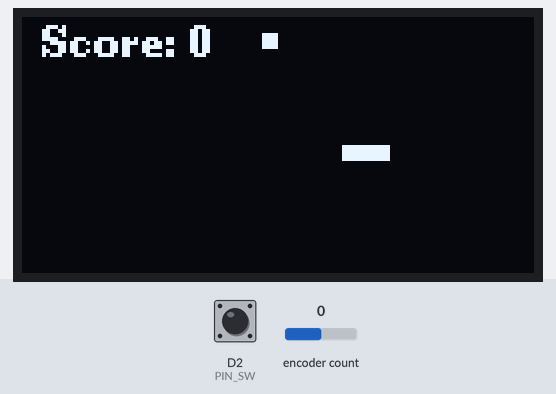
The sketch below on a simulated ESP8266 (NodeMCU). Shown: 128×64 one-colour display. Inputs (shaded band) come from the test bench; at power-on: D2 (PIN_SW) HIGH, encoder count 0. Random numbers use the default seed unless the sketch sets one.

Above: at 1.2 s.
1.3 s: D2 (PIN_SW) pulled LOW for 3.2 s
At 4.3 s:
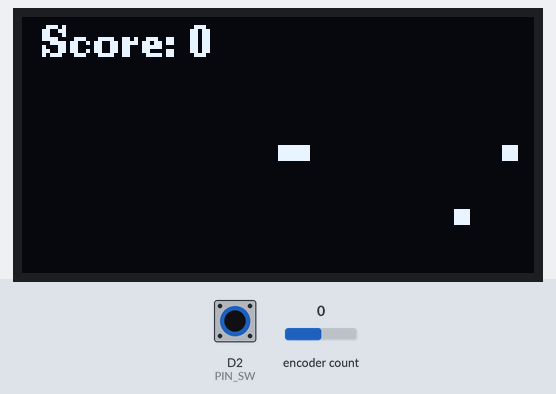
5.1 s: encoder count set to -1
At 6.4 s:
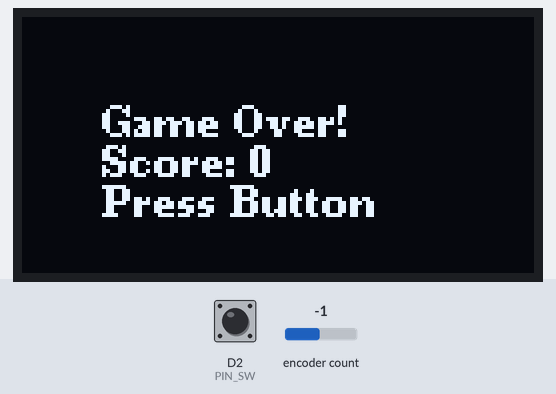
7.0 s: D2 (PIN_SW) pulled LOW for 0.15 s
7.7 s: encoder count set to -2
Timing chart, 0 to 10.4 s (numbered marks = the images above; inputs shaded):
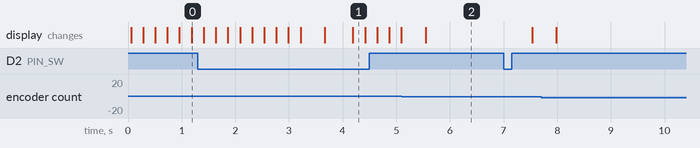

The sketch:

snakegame.ino
```cpp
// #include <U8g2lib.h>
// #include <RotaryEncoder.h>

// // OLED Display setup (I2C)
// U8G2_SH1106_128X64_NONAME_F_HW_I2C u8g2(U8G2_R0, /* reset=*/ U8X8_PIN_NONE, /* clock=*/ D5, /* data=*/ D4);

// // Rotary Encoder setup
// #define PIN_CLK D0  // CLK pin of the rotary encoder
// #define PIN_DT D1   // DT pin of the rotary encoder
// #define PIN_SW D2   // SW (button) pin of the rotary encoder
// RotaryEncoder encoder(PIN_CLK, PIN_DT, RotaryEncoder::LatchMode::TWO03);

// // Game Constants
// #define GRID_SIZE 4
// #define WIDTH 32
// #define HEIGHT 16

// // Game Variables
// struct Position { int x, y; };
// Position snake[100], food;
// int snakeLength = 3;
// int dirX = 1, dirY = 0;
// bool gameover = false;
// int score = 0;
// int speed = 200;

// // Rotary Encoder Variables
// int lastEncoderPos = 0;
// bool horizontalMode = false;  // Default: Vertical movement

// // Directions
// enum Direction { UP, DOWN, LEFT, RIGHT };
// Direction snakeDirection = RIGHT;

// void setup() {
//     u8g2.begin();
//     pinMode(PIN_SW, INPUT_PULLUP);
//     encoder.setPosition(0);
//     randomSeed(analogRead(0));
//     resetGame();
// }

// void loop() {
//     if (!gameover) {
//         updateGame();
//         drawGame();
//         delay(speed);
//     } else {
//         drawGameOver();
//         if (digitalRead(PIN_SW) == LOW) {
//             delay(500); // Debounce delay
//             resetGame();
//         }
//     }
// }

// void updateGame() {
//     // Read rotary encoder
//     encoder.tick();

//     // **Debounce button press for mode toggle**
//     static unsigned long lastPress = 0;
//     if (digitalRead(PIN_SW) == LOW && millis() - lastPress > 200) {
//         horizontalMode = !horizontalMode;  // Toggle movement mode
//         lastPress = millis();
//     }

//     int newPos = encoder.getPosition();

//     // **Increase sensitivity by detecting changes in position**
//     if (abs(newPos - lastEncoderPos) >= 1) {  // Adjust sensitivity (2 = smoother, 1 = sensitive)
//         if (horizontalMode) {
//             snakeDirection = (newPos > lastEncoderPos) ? RIGHT : LEFT;
//         } else {
//             snakeDirection = (newPos > lastEncoderPos) ? DOWN : UP;
//         }
//         lastEncoderPos = newPos;  // Update position
//     }

//     // Update snake direction based on `snakeDirection`
//     switch (snakeDirection) {
//         case UP:    dirX = 0; dirY = -1; break;
//         case DOWN:  dirX = 0; dirY = 1;  break;
//         case LEFT:  dirX = -1; dirY = 0; break;
//         case RIGHT: dirX = 1; dirY = 0;  break;
//     }

//     // Calculate new head position
//     Position newHead = { snake[0].x + dirX, snake[0].y + dirY };

//     // Check collision with walls
//     if (newHead.x < 0 || newHead.x >= WIDTH || newHead.y < 0 || newHead.y >= HEIGHT) {
//         gameover = true;
//         return;
//     }

//     // Check collision with self
//     for (int i = 0; i < snakeLength; i++) {
//         if (snake[i].x == newHead.x && snake[i].y == newHead.y) {
//             gameover = true;
//             return;
//         }
//     }

//     // Check collision with food
//     if (newHead.x == food.x && newHead.y == food.y) {
//         score++;
//         snakeLength++;
//         speed = max(50, speed - 10); // Increase speed
//         spawnFood();
//     }

//     // Move snake
//     for (int i = snakeLength - 1; i > 0; i--) {
//         snake[i] = snake[i - 1];
//     }
//     snake[0] = newHead;
// }

// void drawGame() {
//     u8g2.clearBuffer();
//     for (int i = 0; i < snakeLength; i++) {
//         u8g2.drawBox(snake[i].x * GRID_SIZE, snake[i].y * GRID_SIZE, GRID_SIZE, GRID_SIZE);
//     }
//     u8g2.drawBox(food.x * GRID_SIZE, food.y * GRID_SIZE, GRID_SIZE, GRID_SIZE);
//     u8g2.setFont(u8g2_font_ncenB08_tr);
//     u8g2.drawStr(5, 10, ("Score: " + String(score)).c_str());
//     u8g2.sendBuffer();
// }

// void drawGameOver() {
//     u8g2.clearBuffer();
//     u8g2.setFont(u8g2_font_ncenB08_tr);
//     u8g2.drawStr(20, 30, "Game Over!");
//     u8g2.drawStr(20, 40, ("Score: " + String(score)).c_str());
//     u8g2.drawStr(20, 50, "Press Button");
//     u8g2.sendBuffer();
// }

// void resetGame() {
//     snake[0] = { WIDTH / 2, HEIGHT / 2 };
//     snakeLength = 3;
//     dirX = 1; dirY = 0;
//     score = 0;
//     speed = 200;
//     spawnFood();
//     gameover = false;
// }

// void spawnFood() {
//     food.x = random(1, WIDTH - 2);
//     food.y = random(1, HEIGHT - 2);
// }

/*     Snake Game            */

#include <U8g2lib.h>
#include <RotaryEncoder.h>

// OLED Display setup (I2C)
U8G2_SH1106_128X64_NONAME_F_HW_I2C u8g2(U8G2_R0, /* reset=*/ U8X8_PIN_NONE, /* clock=*/ D5, /* data=*/ D4);

// Rotary Encoder setup
#define PIN_CLK D0  // CLK pin of the rotary encoder
#define PIN_DT D1   // DT pin of the rotary encoder
#define PIN_SW D2   // SW (button) pin of the rotary encoder
RotaryEncoder encoder(PIN_CLK, PIN_DT, RotaryEncoder::LatchMode::TWO03);

// Game Constants
#define GRID_SIZE 4
#define WIDTH 32
#define HEIGHT 16

// Game Variables
struct Position { int x, y; };
Position snake[100], food;
int snakeLength = 3;
int dirX = 1, dirY = 0;  // Initial direction: right
bool gameover = false;
int score = 0;
int speed = 200;

// Rotary Encoder Variables
int lastEncoderPos = 0;

void setup() {
    u8g2.begin();
    pinMode(PIN_SW, INPUT_PULLUP);
    encoder.setPosition(0);
    randomSeed(analogRead(0));
    resetGame();
}

void loop() {
    if (!gameover) {
        updateGame();
        drawGame();
        delay(speed);
    } else {
        drawGameOver();
        if (digitalRead(PIN_SW) == LOW) {
            delay(500); // Debounce delay
            resetGame();
        }
    }
}

void updateGame() {
    // Read rotary encoder
    encoder.tick();
    int newPos = encoder.getPosition();

    // Update snake direction based on rotary encoder movement
    if (newPos > lastEncoderPos) {
        dirX = 1; dirY = 0;  // Move right (clockwise)
    } else if (newPos < lastEncoderPos) {
        dirX = -1; dirY = 0; // Move left (anti-clockwise)
    }
    lastEncoderPos = newPos;

    // Calculate new head position
    Position newHead = { snake[0].x + dirX, snake[0].y + dirY };

    // Check collision with walls
    if (newHead.x < 0 || newHead.x >= WIDTH || newHead.y < 0 || newHead.y >= HEIGHT) {
        gameover = true;
        return;
    }

    // Check collision with self
    for (int i = 0; i < snakeLength; i++) {
        if (snake[i].x == newHead.x && snake[i].y == newHead.y) {
            gameover = true;
            return;
        }
    }

    // Check collision with food
    if (newHead.x == food.x && newHead.y == food.y) {
        score++;
        snakeLength++;
        speed = max(50, speed - 10); // Increase speed
        spawnFood();
    }

    // Move snake
    for (int i = snakeLength - 1; i > 0; i--) {
        snake[i] = snake[i - 1];
    }
    snake[0] = newHead;
}

void drawGame() {
    u8g2.clearBuffer();
    for (int i = 0; i < snakeLength; i++) {
        u8g2.drawBox(snake[i].x * GRID_SIZE, snake[i].y * GRID_SIZE, GRID_SIZE, GRID_SIZE);
    }
    u8g2.drawBox(food.x * GRID_SIZE, food.y * GRID_SIZE, GRID_SIZE, GRID_SIZE);
    u8g2.setFont(u8g2_font_ncenB08_tr);
    u8g2.drawStr(5, 10, ("Score: " + String(score)).c_str());
    u8g2.sendBuffer();
}

void drawGameOver() {
    u8g2.clearBuffer();
    u8g2.setFont(u8g2_font_ncenB08_tr);
    u8g2.drawStr(20, 30, "Game Over!");
    u8g2.drawStr(20, 40, ("Score: " + String(score)).c_str());
    u8g2.drawStr(20, 50, "Press Button");
    u8g2.sendBuffer();
}

void resetGame() {
    snake[0] = { WIDTH / 2, HEIGHT / 2 };
    snakeLength = 3;
    dirX = 1; dirY = 0;  // Initial direction: right
    score = 0;
    speed = 200;
    spawnFood();
    gameover = false;
}

void spawnFood() {
    food.x = random(1, WIDTH - 2);
    food.y = random(1, HEIGHT - 2);
}
```
